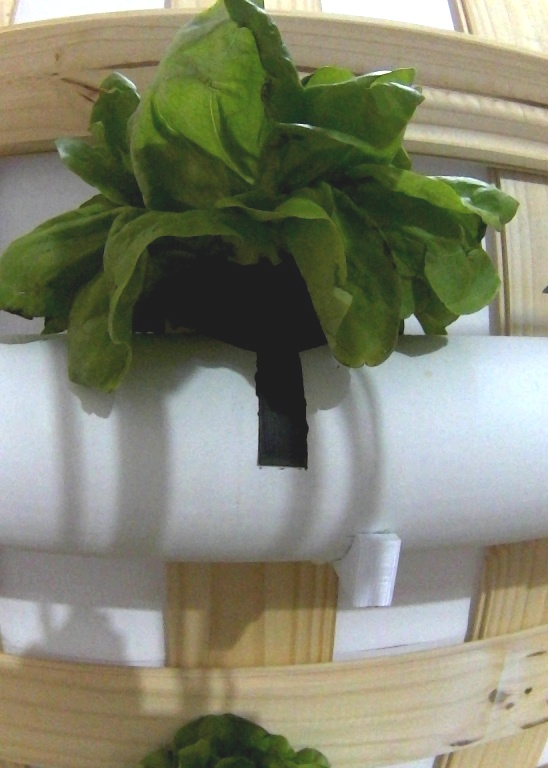
#> input picture Informe/imagenes/clasificador_1_original.jpg, 548 x 768 px; its folder holds only this picture in this run
$ python -i ContornosBienfiltrados.py   (imports and definitions only)
#> lines starting #> are read from the running program, lines starting #| are printed output that depends on the picture; after the words box and inside, x2 and y2 are one past the last pixel; in counts of white or black regions, pixels touching at a corner belong together
"""
Detector de Bordes OPTIMIZADO - Versión Simplificada
Enfoque: Menos filtros, más precisos
"""

import cv2
import numpy as np
from pathlib import Path


class EdgeDetectorOptimized:
    def __init__(self):
        self.steps = {}

    def save_step(self, name, image, description=""):
        self.steps[name] = {'image': image.copy(), 'description': description}

    def detect_edges(self, image):
        """Detección optimizada con menos filtros"""
        # ============= PREPARACIÓN =============
        h_img, w_img = image.shape[:2]

        # Aumentar brillo suavemente
        brighter = cv2.convertScaleAbs(image, alpha=1.15, beta=30)
        #self.save_step("01_brighter", brighter, "Brillo aumentado")

        hsv = cv2.cvtColor(brighter, cv2.COLOR_BGR2HSV)
        gray = cv2.cvtColor(brighter, cv2.COLOR_BGR2GRAY)
        b, g, r = cv2.split(brighter)
        h, s, v = cv2.split(hsv)

        #self.save_step("02_gray", gray, "Escala de grises")

        # ============= NEGRO MEJORADO =============
        # Método 1: Valores muy bajos (más permisivo)
        mask_black_v = (v < 70).astype(np.uint8) * 255  # Era 50, ahora 70
        mask_black_gray = (gray < 65).astype(np.uint8) * 255  # Era 45, ahora 65

        # Combinar con OR (más permisivo)
        mask_black = cv2.bitwise_or(mask_black_v, mask_black_gray)
        #self.save_step("03_black_basic", mask_black, "Negro básico (V<70 OR Gray<65)")

        # Filtro de saturación suave (evitar grises puros)
        mask_not_pure_gray = (s > 15).astype(np.uint8) * 255
        mask_black = cv2.bitwise_or(mask_black,
                                     cv2.bitwise_and(mask_black, mask_not_pure_gray))

        kernel_small = np.ones((3, 3), np.uint8)
        mask_black = cv2.morphologyEx(mask_black, cv2.MORPH_OPEN, kernel_small, iterations=2)
        mask_black = cv2.morphologyEx(mask_black, cv2.MORPH_CLOSE, kernel_small, iterations=2)
        self.save_step("04_black_cleaned", mask_black, "Negro limpiado")

        # Extensión de negro por conectividad vertical
        mask_black_extended = self.extend_black_vertically(mask_black, gray, h_img)
        self.save_step("05_black_extended", mask_black_extended, "Negro extendido verticalmente")

        # ============= VERDE MEJORADO =============
        # HSV más amplio (incluye verdes claros y amarillentos)
        lower_green = np.array([30, 25, 30])  # H más bajo, S más bajo
        upper_green = np.array([95, 255, 255])  # H más alto
        mask_green_hsv = cv2.inRange(hsv, lower_green, upper_green)
        #self.save_step("06_green_hsv", mask_green_hsv, "Verde HSV amplio")

        # RGB: dominancia moderada
        green_dominance = (g > r * 1.05) & (g > b * 1.05) & (g > 35)
        mask_green_rgb = green_dominance.astype(np.uint8) * 255
        #self.save_step("07_green_rgb", mask_green_rgb, "Verde RGB")

        # Combinar
        mask_green = cv2.bitwise_or(mask_green_hsv, mask_green_rgb)

        # Filtro anti-madera (solo lo muy obvio)
        mask_wood = ((h >= 8) & (h <= 35) & (s < 55) & (v > 80)).astype(np.uint8) * 255
        mask_green = cv2.bitwise_and(mask_green, cv2.bitwise_not(mask_wood))
        #self.save_step("08_green_no_wood", mask_green, "Verde sin madera")

        # Limpieza
        mask_green = cv2.morphologyEx(mask_green, cv2.MORPH_OPEN, kernel_small, iterations=2)
        mask_green = cv2.morphologyEx(mask_green, cv2.MORPH_CLOSE, kernel_small, iterations=2)
        #self.save_step("09_green_cleaned", mask_green, "Verde limpiado")

        # ============= COMBINACIÓN =============
        mask_combined = cv2.bitwise_or(mask_black_extended, mask_green)
        #self.save_step("10_combined", mask_combined, "Negro + Verde")

        # Filtros básicos de fondo
        mask_not_white = ((gray < 170) | (s > 35)).astype(np.uint8) * 255
        mask_combined = cv2.bitwise_and(mask_combined, mask_not_white)
        #self.save_step("11_no_white", mask_combined, "Sin blanco")

        # Morfología final
        kernel_medium = np.ones((5, 5), np.uint8)
        mask_combined = cv2.morphologyEx(mask_combined, cv2.MORPH_CLOSE,
                                         kernel_medium, iterations=2)
        #self.save_step("12_morph_close", mask_combined, "Cierre morfológico")

        kernel_vertical = np.ones((7, 3), np.uint8)
        mask_combined = cv2.morphologyEx(mask_combined, cv2.MORPH_CLOSE,
                                         kernel_vertical, iterations=1)
        #self.save_step("13_morph_vertical", mask_combined, "Cierre vertical")

        # ============= CANNY Y BORDES (MEJORADO) =============
        blurred = cv2.GaussianBlur(gray, (3, 3), 0.5)
        edges = cv2.Canny(blurred, 35, 85)
        #self.save_step("14_canny_edges", edges, "Bordes Canny brutos")

        # NUEVO: Solo aplicar Canny en VACÍOS dentro de la máscara
        # Invertir máscara para encontrar huecos
        mask_inverted = cv2.bitwise_not(mask_combined)
        #self.save_step("15_mask_inverted", mask_inverted, "Vacíos en la máscara")

        # Encontrar componentes de vacíos
        num_holes, labels_holes, stats_holes, _ = cv2.connectedComponentsWithStats(
            mask_inverted, connectivity=8)

        # Solo aplicar Canny en huecos PEQUEÑOS (posibles grietas)
        max_hole_area = int(h_img * w_img * 0.02)  # 2% del área total
        mask_small_holes = np.zeros_like(mask_inverted)

        for i in range(1, num_holes):
            area = stats_holes[i, cv2.CC_STAT_AREA]
            if area < max_hole_area:  # Solo huecos pequeños
                mask_small_holes[labels_holes == i] = 255

        #self.save_step("16_small_holes", mask_small_holes,  Descomentar todos los save_Step para ver img paso a paso de filtros
        #              "Huecos pequeños donde aplicar Canny")

        # Aplicar Canny SOLO en huecos pequeños
        edges_masked = cv2.bitwise_and(edges, mask_small_holes)
        #self.save_step("17_canny_masked", edges_masked, "Canny SOLO en huecos pequeños")

        kernel_edge = np.ones((2, 2), np.uint8)
        edges_dilated = cv2.dilate(edges_masked, kernel_edge, iterations=1)
        #self.save_step("18_canny_dilated", edges_dilated, "Canny dilatado")

        binary = cv2.bitwise_or(mask_combined, edges_dilated)
        #self.save_step("19_binary_with_edges", binary, "Máscara + Canny en huecos pequeños")

        # ============= COMPONENTES =============
        num_labels, labels, stats, _ = cv2.connectedComponentsWithStats(binary, connectivity=8)

        # Visualización de componentes
        components_colored = np.zeros((binary.shape[0], binary.shape[1], 3), dtype=np.uint8)
        np.random.seed(42)
        colors = np.random.randint(50, 255, size=(num_labels, 3), dtype=np.uint8)
        colors[0] = [0, 0, 0]

        for i in range(num_labels):
            components_colored[labels == i] = colors[i]

        #self.save_step("20_components_colored", components_colored,
        #              f"Componentes detectados ({num_labels-1})")

        # Área mínima adaptativa (basada en tamaño de imagen)
        min_area = int(h_img * w_img * 0.005)  # 0.5% del área total
        max_area = int(h_img * w_img * 0.6)    # 60% del área total

        binary_filtered = np.zeros_like(binary)
        kept = 0

        for i in range(1, num_labels):
            area = stats[i, cv2.CC_STAT_AREA]
            if min_area <= area <= max_area:
                binary_filtered[labels == i] = 255
                kept += 1

        #self.save_step("21_components_filtered", binary_filtered,
        #              f"Filtrados por área ({kept} mantenidos)")

        # Refinamiento final
        binary_filtered = cv2.morphologyEx(binary_filtered, cv2.MORPH_CLOSE,
                                          kernel_small, iterations=1)
        #self.save_step("22_final_binary", binary_filtered, "Imagen binaria FINAL")

        # ============= CONTORNOS CON DOBLE FILTRO =============
        contours, _ = cv2.findContours(binary_filtered, cv2.RETR_EXTERNAL,
                                       cv2.CHAIN_APPROX_NONE)

        # Filtrar contornos
        center_point = (w_img // 2, h_img // 2)
        filtered_contours = []
        rejection_reasons = []

        for idx, contour in enumerate(contours):
            area = cv2.contourArea(contour)

            # Verificar si el contorno encierra el centro
            contains_center = cv2.pointPolygonTest(contour, center_point, False) >= 0

            if contains_center:
                # Si encierra el centro, SIEMPRE se mantiene
                filtered_contours.append(contour)
            else:
                # Verificar si toca bordes de la IMAGEN (no el margen)
                touches_image_border = self.touches_image_border(contour, h_img, w_img)

                if touches_image_border:
                    rejection_reasons.append(f"Contorno {idx+1}: toca borde de imagen")
                    continue

                # Verificar distancia al margen interno
                if self.is_contour_away_from_edges(contour, h_img, w_img, margin_percent=0.12):
                    filtered_contours.append(contour)
                else:
                    rejection_reasons.append(f"Contorno {idx+1}: cerca del margen interno")

        # Crear set de IDs para comparación rápida
        filtered_contour_ids = set(id(c) for c in filtered_contours)

        # Visualizar contornos descartados con razones
        contours_before = image.copy()
        for idx, contour in enumerate(contours):
            # Rojo para descartados, verde para mantenidos
            if id(contour) in filtered_contour_ids:
                cv2.drawContours(contours_before, [contour], -1, (0, 255, 0), 2)
            else:
                cv2.drawContours(contours_before, [contour], -1, (0, 0, 255), 2)

        # Dibujar margen y centro
        margin_h = int(h_img * 0.12)
        margin_w = int(w_img * 0.12)
        cv2.rectangle(contours_before, (margin_w, margin_h),
                     (w_img-margin_w, h_img-margin_h), (255, 128, 0), 2)
        cv2.circle(contours_before, center_point, 10, (255, 0, 255), -1)

        #self.save_step("23_contours_with_filter", contours_before,
        #              f"Verde=mantiene, Rojo=descarta ({len(filtered_contours)}/{len(contours)})")

        # Suavizado adaptativo
        smoothed_contours = []
        for contour in filtered_contours:
            perimeter = cv2.arcLength(contour, True)
            epsilon = 0.002 * perimeter
            approx = cv2.approxPolyDP(contour, epsilon, True)
            smoothed_contours.append(approx)
        contour_stats = self.analyze_contours_statistics(
        smoothed_contours, mask_green, mask_black_extended, image, gray)

        result = image.copy()
        cv2.drawContours(result, smoothed_contours, -1, (0, 255, 255), 2)
        cv2.circle(result, center_point, 10, (255, 0, 255), -1)
        self.save_step("24_contours_final", result,
              f"Contornos FINALES ({len(smoothed_contours)})")

        return binary_filtered, smoothed_contours

    def extend_black_vertically(self, mask_black, gray, height):
        """Extiende regiones negras verticalmente para capturar bordes completos"""
        mask_extended = mask_black.copy()

        # Para cada columna, si hay píxeles negros, conectarlos verticalmente
        for col in range(mask_black.shape[1]):
            black_pixels = np.where(mask_black[:, col] > 0)[0]

            if len(black_pixels) > 1:
                min_y = black_pixels.min()
                max_y = black_pixels.max()
                gap = max_y - min_y

                # Si el gap es razonable y la región intermedia es oscura
                if gap < height * 0.25:  # Menos del 25% de la altura
                    intermediate = gray[min_y:max_y+1, col]
                    if np.mean(intermediate) < 85:  # Región oscura
                        mask_extended[min_y:max_y+1, col] = 255

        # Limpieza
        kernel = np.ones((5, 3), np.uint8)
        mask_extended = cv2.morphologyEx(mask_extended, cv2.MORPH_CLOSE, kernel)

        return mask_extended

    def touches_image_border(self, contour, height, width, border_pixels=5):
        """
        Verifica si un contorno TOCA el borde exacto de la imagen.
        border_pixels: margen de píxeles del borde (default=5)
        """
        # Obtener todos los puntos del contorno
        points = contour.reshape(-1, 2)

        # Verificar si algún punto toca el borde
        touches_top = np.any(points[:, 1] <= border_pixels)
        touches_bottom = np.any(points[:, 1] >= (height - border_pixels - 1))
        touches_left = np.any(points[:, 0] <= border_pixels)
        touches_right = np.any(points[:, 0] >= (width - border_pixels - 1))

        return touches_top or touches_bottom or touches_left or touches_right

    # [22 lines left out: function is_contour_away_from_edges, not called in this run]

    def analyze_contours_statistics(self, contours, mask_green, mask_black, image, gray):
        """
        Analiza estadísticas de píxeles dentro de cada contorno.
        Retorna lista de diccionarios con estadísticas.
        """
        stats_list = []

        for idx, contour in enumerate(contours):
            # Crear máscara para este contorno
            mask_contour = np.zeros(gray.shape, dtype=np.uint8)
            cv2.drawContours(mask_contour, [contour], -1, 255, -1)

            # Contar píxeles totales
            total_pixels = np.sum(mask_contour > 0)

            # Contar píxeles verdes
            green_pixels = np.sum((mask_contour > 0) & (mask_green > 0))
            green_ratio = green_pixels / total_pixels if total_pixels > 0 else 0

            # Contar píxeles negros
            black_pixels = np.sum((mask_contour > 0) & (mask_black > 0))
            black_ratio = black_pixels / total_pixels if total_pixels > 0 else 0

            # Calcular media y desviación estándar de intensidad
            pixels_in_contour = gray[mask_contour > 0]
            mean_intensity = np.mean(pixels_in_contour) if len(pixels_in_contour) > 0 else 0
            std_intensity = np.std(pixels_in_contour) if len(pixels_in_contour) > 0 else 0

            # Clasificar según proporciones
            contour_class = self.classify_contour(green_ratio, black_ratio, mean_intensity)

            stats = {
                'id': idx + 1,
                'area': cv2.contourArea(contour),
                'total_pixels': total_pixels,
                'green_pixels': green_pixels,
                'green_ratio': green_ratio,
                'black_pixels': black_pixels,
                'black_ratio': black_ratio,
                'mean_intensity': mean_intensity,
                'std_intensity': std_intensity,
                'class': contour_class
            }

            stats_list.append(stats)

        # ⭐ LÍNEA CRÍTICA PARA EL ANÁLISIS ESTADÍSTICO ⭐
        self.last_contour_stats = stats_list

        return stats_list

    def classify_contour(self, green_ratio, black_ratio, mean_intensity):
        """
        Clasifica el contorno según las proporciones de colores.
        """
        # Lechuga: Alto porcentaje de verde (>40%)
        if green_ratio > 0.40:
            if green_ratio > 0.70:
                return "LECHUGA_GRANDE"
            else:
                return "LECHUGA_MEDIA"

        # Vaso/Plantín: Alto porcentaje de negro (>20%) o baja intensidad
        elif black_ratio > 0.20 or mean_intensity < 80:
            if black_ratio > 0.40:
                return "VASO_NEGRO"
            else:
                return "VASO_MIXTO"

        # Indeterminado: No cumple criterios claros
        else:
            if mean_intensity > 150:
                return "FONDO_CLARO"
            else:
                return "INDETERMINADO"

    # [121 lines left out: functions create_center_region_mask, save_all_steps, create_summary_grid, process_images, not called in this run]


# CONFIGURACIÓN
INPUT_FOLDER = '/home/brenda/Documents/BD_ORIGINALES/recortadas/vasos'
OUTPUT_FOLDER = "/home/brenda/Documents/validation/contornosvasos"

# [2 lines not run here, left out]

>>> import cv2
>>> picture = cv2.imread('../../Informe/imagenes/clasificador_1_original.jpg')
#> picture is the input picture: shape (768, 548, 3); mean B, G, R 112.4, 132.8, 130.8
>>> result = EdgeDetectorOptimized().detect_edges(picture)
#> in detect_edges, `h, s, v = cv2.split(hsv)`:
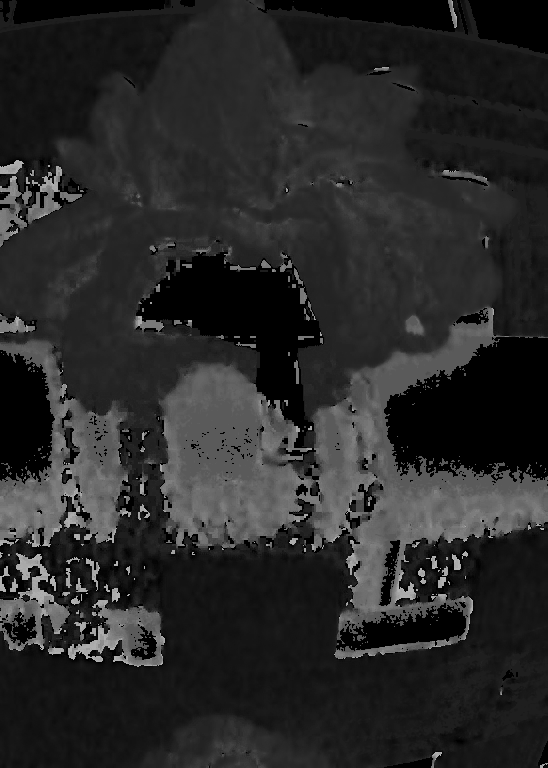
#> h: shape (768, 548); min 0, max 178, mean 40.4
#> in detect_edges, `h, s, v = cv2.split(hsv)`:
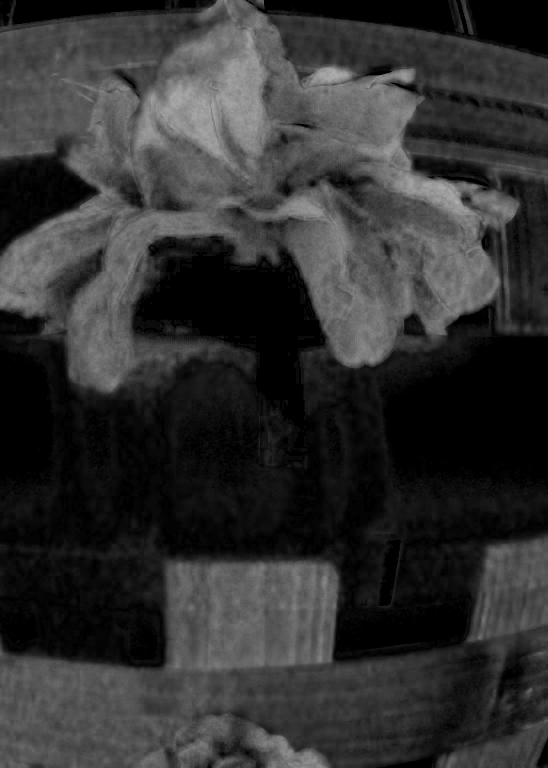
#> s: shape (768, 548); min 0, max 176, mean 49
#> in detect_edges, `h, s, v = cv2.split(hsv)`:
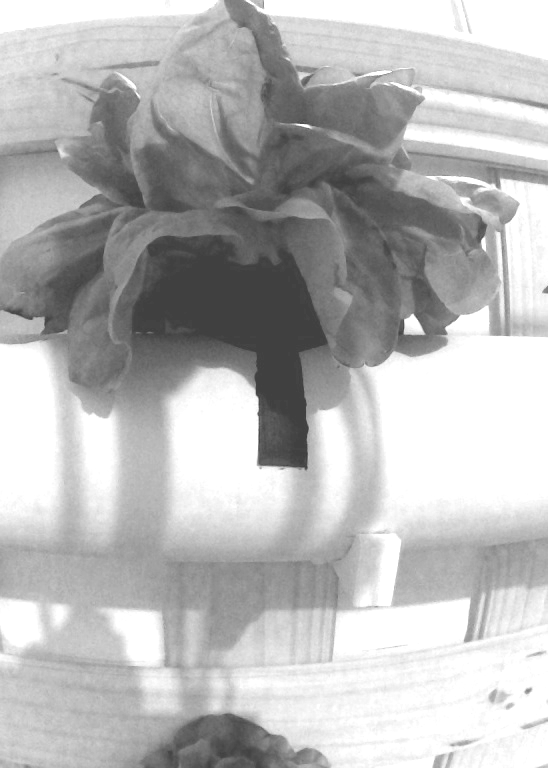
#> v: shape (768, 548); min 62, max 255, mean 184.2
#> in detect_edges, `mask_black_v = (v < 70).astype(np.uint8) * 255`:
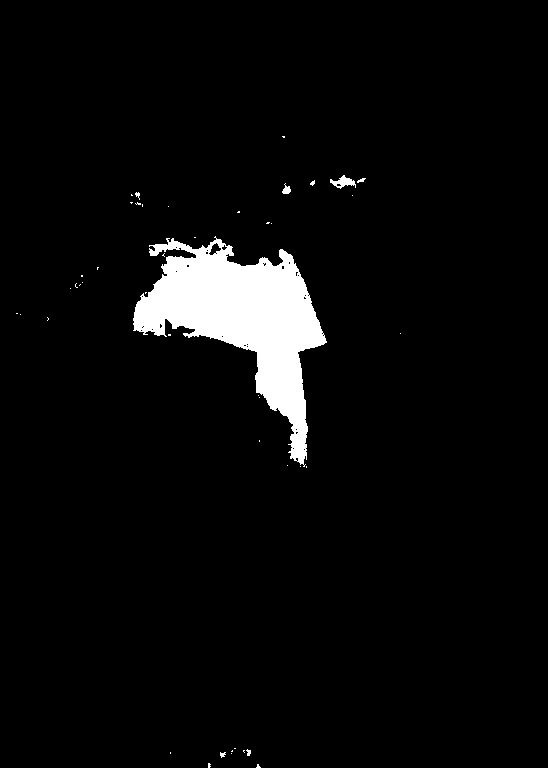
#> mask_black_v: shape (768, 548); 4.3% white; 45 white regions (38 under 20 px), largest, box (x1, y1, x2, y2) and area: (133, 236, 327, 467) 17703, (330, 175, 356, 189) 173, (282, 183, 291, 194) 57
#> the loop in extend_black_vertically, `for col in range(mask_black.shape[1]):` made 548 passes
#> (min_y, max_y, gap) on passes 135 to 142: (312, 329, 17), (307, 329, 22), (304, 329, 25), (302, 329, 27), (301, 329, 28), (301, 329, 28), (300, 329, 29), (297, 329, 32)
#> after the loop in extend_black_vertically, `for col in range(mask_black.shape[1]):`:
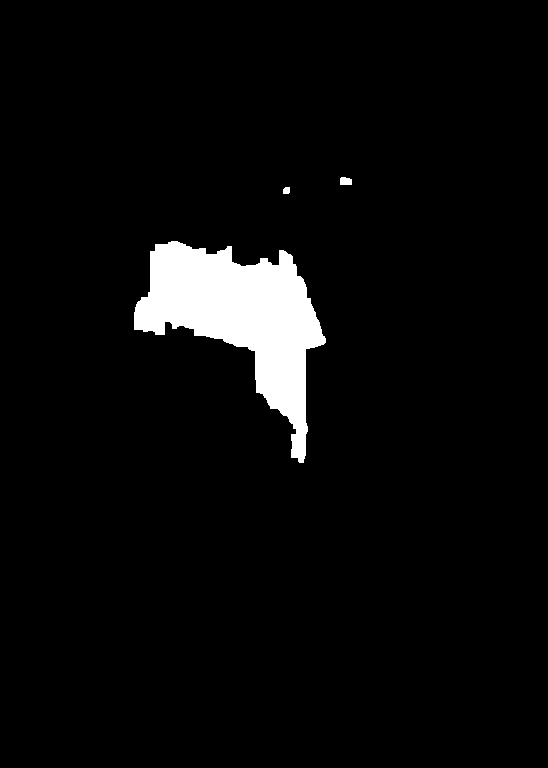
#> mask_extended: shape (768, 548); 4.4% white; 3 white regions, box (x1, y1, x2, y2) and area: (134, 241, 326, 463) 18248, (340, 177, 352, 185) 87, (283, 187, 290, 194) 45
#> in detect_edges, `mask_not_white = ((gray < 170) | (s > 35)).astype(np.uint8) * 255`:
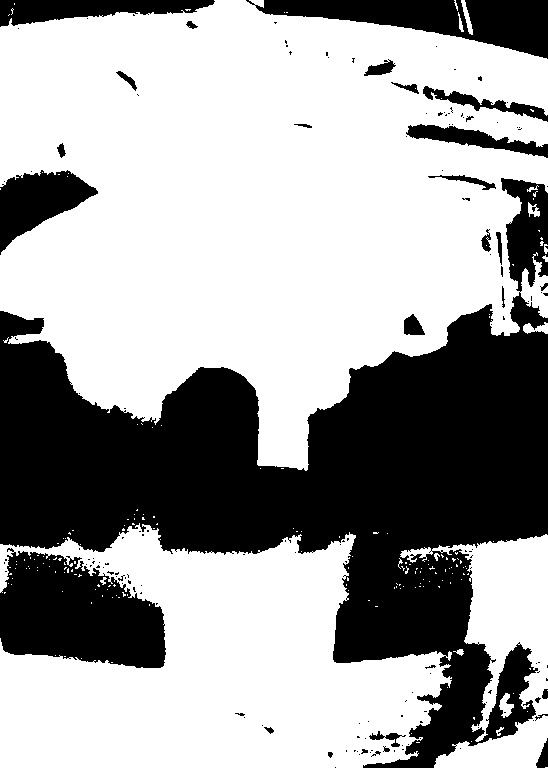
#> mask_not_white: shape (768, 548); 63.2% white; 155 black regions (124 under 20 px), largest, box (x1, y1, x2, y2) and area: (0, 178, 548, 768) 119126, (0, 548, 166, 668) 14092, (246, 0, 548, 59) 8576
#> in detect_edges, `edges = cv2.Canny(blurred, 35, 85)`:
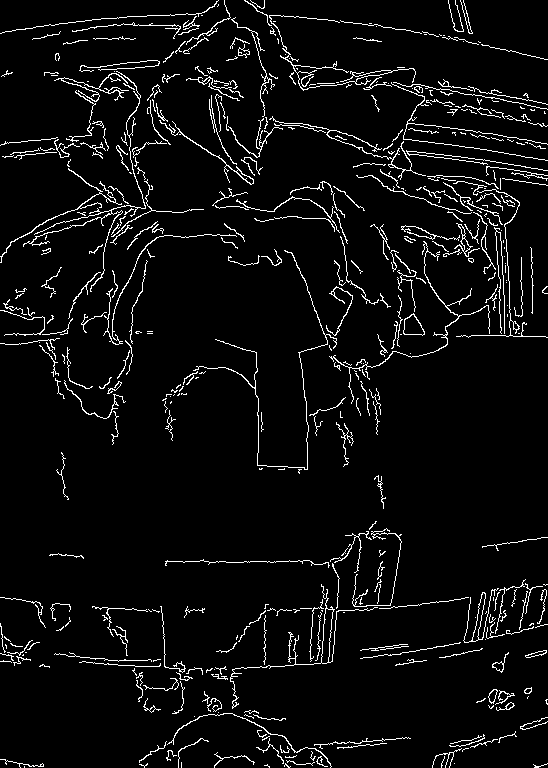
#> edges: shape (768, 548); 5.1% white in thin lines or dots
#> (the rest of the program and of its run is left out)
